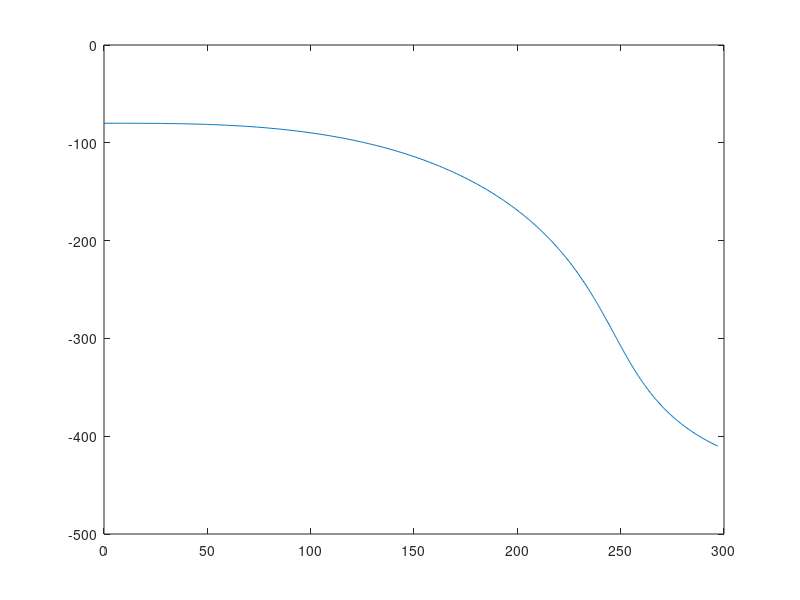

Recreate this plot in MATLAB.
% Ribe 
clf;

L = 500; 
x_t = 0:1:500;
teta_0= 10:1:90; 
[X,T] = meshgrid(x_t,teta_0);
T     = T.*pi./180;
teta=T.*X.^2.*((3.*L-2.*X))./(L^3);
z =0; 
teta_0 = 45.*pi./180;
teta_s = teta_0.*x_t.^2.*((3.*L-2.*x_t))./(L^3);
x_ = sin(teta_s.*((x_t-x_t(1))./(x_t(end)-x_t(1))));
z_ = cos(teta_s.*((x_t-x_t(1))./(x_t(end)-x_t(1))));

for i=1:length(x_t)
    PA = [x_t(i);0];
    PC = [x_t(i);-80];
    rotation = [cos(teta_s(i)) sin(teta_s(i)); -sin(teta_s(i)) cos(teta_s(i))];
    PB_ = rotation*PA;
    PD_ = rotation*PC; 
    PB(i,1) = PB_(1);
    PB(i,2) = PB_(2); 
    PD(i,1) = PD_(1);
    PD(i,2) = PD_(2); 

end


plot(PD(:,1),PD(:,2))